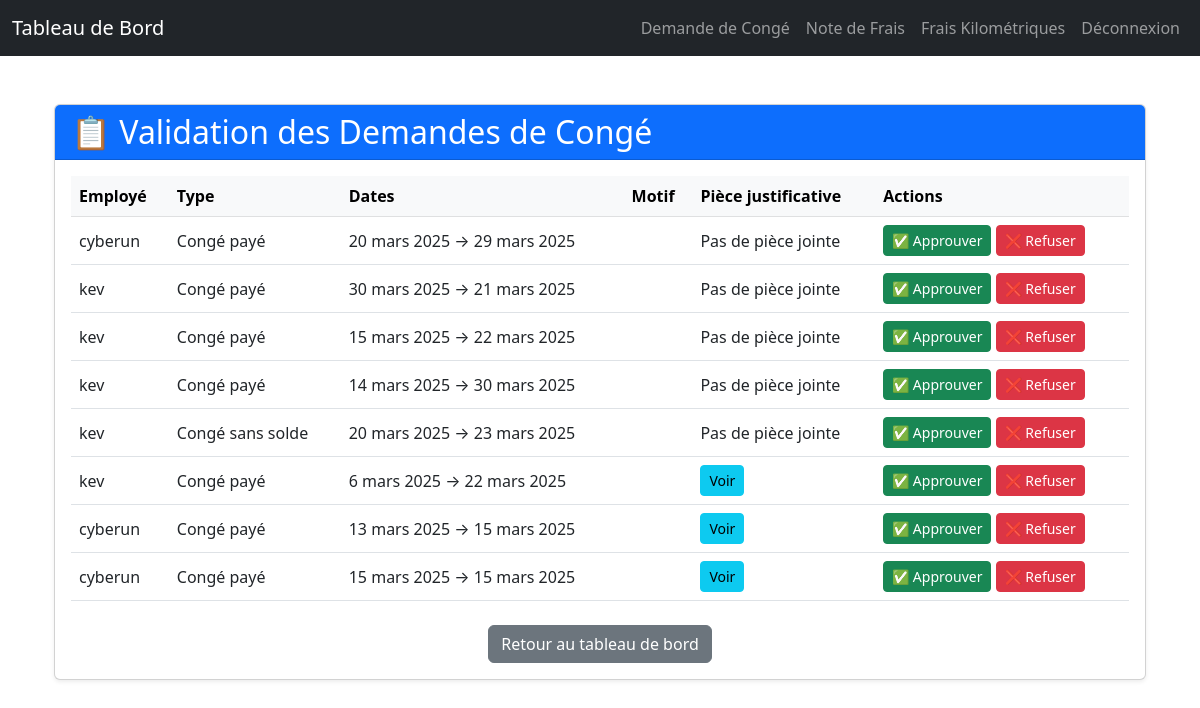
Before: /manage-leaves/ (signed in) with the older database file.
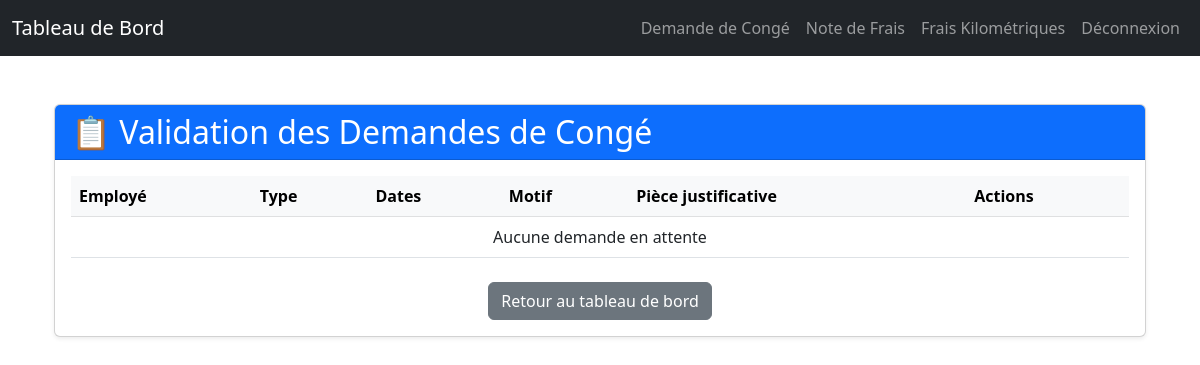
After: the same page with the newer database file.
### rh_management/models.py (models this page shows, shortened)
class LeaveRequest(models.Model):
    user = models.ForeignKey(User, on_delete=models.CASCADE)
    leave_type = models.CharField(max_length=10, choices=LEAVE_TYPES, default='CP')
    start_date = models.DateField()
    end_date = models.DateField()
    reason = models.TextField(blank=True, null=True)
    status = models.CharField(max_length=10, choices=STATUS_CHOICES, default='pending')
    created_at = models.DateTimeField(auto_now_add=True)
    attachment = models.FileField(upload_to='receipts/', blank=True, null=True)
    notification_emails = models.TextField(blank=True, null=True)

### rh_management/views.py (the view)
# urls.py: path("manage-leaves/", manage_leaves_view, name="manage_leaves"),  # Manage leaves
@login_required
@user_passes_test(is_hr)
def manage_leaves_view(request):
    pending_leaves = LeaveRequest.objects.filter(status='pending')
    return render(request, 'rh_management/manage_leaves.html', {'pending_leaves': pending_leaves})

### rh_management/views.py (called while the page is built)
def is_hr(user):
    return user.is_staff  # Seuls les RH peuvent approuver les congés
    return user.is_staff  # Seuls les RH peuvent approuver les congés

### templates/rh_management/manage_leaves.html
{% extends "base.html" %}
{% block content %}
<div class="container mt-5">
    <div class="card shadow-sm">
        <div class="card-header bg-primary text-white">
            <h2 class="mb-0">📋 Validation des Demandes de Congé</h2>
        </div>
        <div class="card-body">
            <table class="table table-hover">
                <thead class="table-light">
                    <tr>
                        <th>Employé</th>
                        <th>Type</th>
                        <th>Dates</th>
                        <th>Motif</th>
                        <th>Pièce justificative</th>
                        <th>Actions</th>
                    </tr>
                </thead>
                <tbody>
                    {% for leave in pending_leaves %}
                    <tr>
                        <td>{{ leave.user.username }}</td>
                        <td>{{ leave.get_leave_type_display }}</td>
                        <td>{{ leave.start_date }} → {{ leave.end_date }}</td>
                        <td>{{ leave.reason }}</td>
                        <td>
                            {% if leave.attachment %}
                            <a href="{{ leave.attachment.url }}" target="_blank" class="btn btn-info btn-sm">Voir</a>
                            {% else %}
                            Pas de pièce jointe
                            {% endif %}
                        </td>
                        <td>
                            <a href="{% url 'approve_leave' leave.id %}" class="btn btn-success btn-sm">✅ Approuver</a>
                            <a href="{% url 'reject_leave' leave.id %}" class="btn btn-danger btn-sm">❌ Refuser</a>
                        </td>
                    </tr>
                    {% empty %}
                    <tr>
                        <td colspan="6" class="text-center">Aucune demande en attente</td>
                    </tr>
                    {% endfor %}
                </tbody>
            </table>
            <div class="text-center mt-4">
                <a href="{% url 'dashboard' %}" class="btn btn-secondary">Retour au tableau de bord</a>
            </div>
        </div>
    </div>
</div>
{% endblock %}

### templates/base.html (shortened to what this page needs)
<!DOCTYPE html>
<html lang="fr">
<head>
    <link href="https://cdn.jsdelivr.net/npm/bootstrap@5.3.0/dist/css/bootstrap.min.css" rel="stylesheet">
    <link href="https://cdnjs.cloudflare.com/ajax/libs/font-awesome/6.0.0-beta3/css/all.min.css" rel="stylesheet">
</head>
<body>
    <nav class="navbar navbar-expand-lg navbar-dark bg-dark">
        <div class="container-fluid">
            <a class="navbar-brand" href="{% url 'dashboard' %}">Tableau de Bord</a>
            <div class="collapse navbar-collapse" id="navbarNav">
                <ul class="navbar-nav ms-auto">
                    <li class="nav-item">
                        <a class="nav-link" href="{% url 'leave_request' %}">Demande de Congé</a>
                    </li>
                    <li class="nav-item">
                        <a class="nav-link" href="{% url 'submit_expense' %}">Note de Frais</a>
                    </li>
                    <li class="nav-item">
                        <a class="nav-link" href="{% url 'submit_kilometric_expense' %}">Frais Kilométriques</a>
                    </li>
                    <li class="nav-item">
                        <form method="post" action="{% url 'logout' %}">
                            <button type="submit" class="btn btn-link nav-link">Déconnexion</button>
                        </form>
                    </li>
                </ul>
            </div>
        </div>
    </nav>
    <div class="container mt-4">
        {% block content %} {% endblock %}
    </div>
</body>
</html>

### templates/base.html (style rules this page uses)
.table th, .table td { vertical-align: middle; }
body { margin-bottom: 50px; }

Changed rows visible on the page:
removed LeaveRequest: user.username "cyberun", leave_type "Congé payé", start_date "20 mars 2025", end_date "29 mars 2025", shows "Pas de pièce jointe"
removed LeaveRequest: user.username "kev", leave_type "Congé payé", start_date "30 mars 2025", end_date "21 mars 2025", shows "Pas de pièce jointe"
removed LeaveRequest: user.username "kev", leave_type "Congé payé", start_date "15 mars 2025", end_date "22 mars 2025", shows "Pas de pièce jointe"
removed LeaveRequest: user.username "kev", leave_type "Congé payé", start_date "14 mars 2025", end_date "30 mars 2025", attachment "Pas de pièce jointe"
removed LeaveRequest: user.username "kev", leave_type "Congé sans solde", start_date "20 mars 2025", end_date "23 mars 2025", attachment "Pas de pièce jointe"
removed LeaveRequest: user.username "kev", leave_type "Congé payé", start_date "6 mars 2025", end_date "22 mars 2025"
removed LeaveRequest: user.username "cyberun", leave_type "Congé payé", start_date "13 mars 2025", end_date "15 mars 2025"
removed LeaveRequest: user.username "cyberun", leave_type "Congé payé", start_date "15 mars 2025", end_date "15 mars 2025"
Other visible differences:
text now shown: "Aucune demande en attente"
